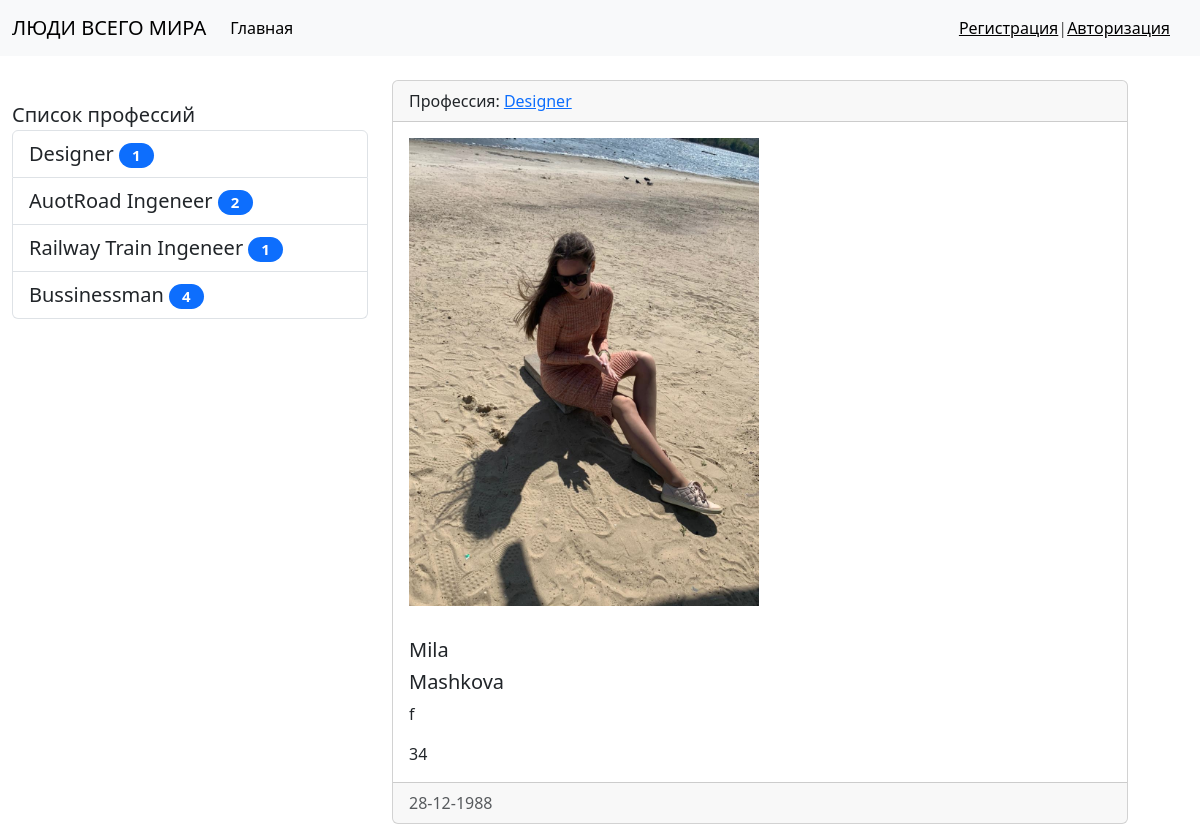
The page /human/2 on the database as committed earlier.
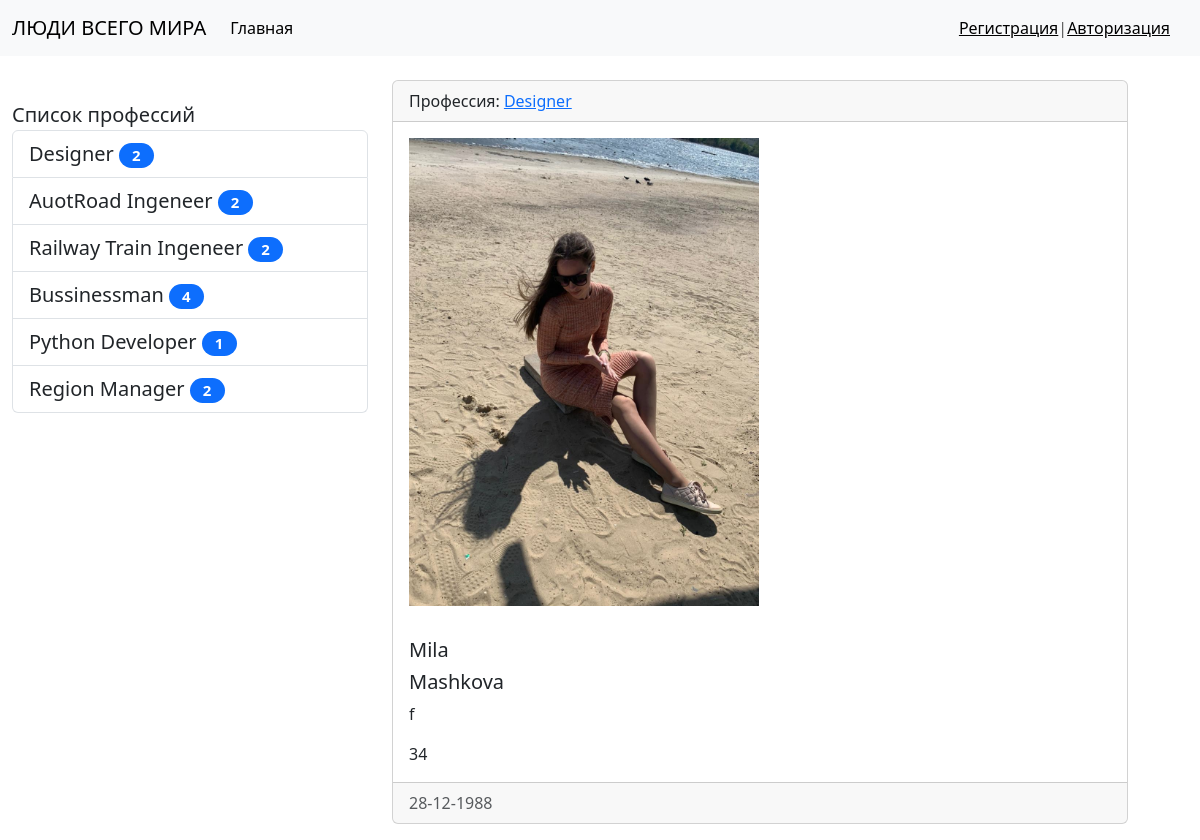
The same page on the database as committed later.
### main/models.py (models this page shows, shortened)
class Profession(models.Model):
    title = models.CharField(max_length=100, db_index=True, verbose_name='Профессия')
    def get_absolute_url(self):
        return reverse_lazy('profession', kwargs={'pk': self.pk})
    class Meta:
        verbose_name = 'Профессия'
        verbose_name_plural = 'Профессии'
        ordering = ['id']

class Human(models.Model):
    human_choices = {'m': 'male',
                     'f': 'female'}
    name = models.CharField(max_length=50, verbose_name='Имя')
    last_name = models.CharField(max_length=50, verbose_name='Фамилия')
    sex = models.CharField(max_length=1, choices=human_choices, verbose_name='Пол')
    age = models.IntegerField(verbose_name='Возраст')
    born_at = models.DateField(verbose_name='Дата рождения')
    photo = models.ImageField(upload_to='media/%Y/%m/%d', null=True, default='Null', verbose_name='Фото')
    profession = models.ForeignKey('Profession', on_delete=models.PROTECT, null=True, verbose_name='Профессия')
    class Meta:
        verbose_name = "Человек"
        verbose_name_plural = "Люди"
        ordering = ['-born_at']

### main/views.py (the view)
# urls.py: path('human/<int:pk>', ViewHuman.as_view(), name='view_human'),
class ViewHuman(DetailView):
    model = Human
    template_name = 'NewsProject/view_human.html'
    context_object_name = 'human_item'

### main/templatetags/newsproject_tags.py (called while the page is built)
@register.simple_tag(name='get_list_professions')
def get_professions():
    return Profession.objects.all()

@register.inclusion_tag('NewsProject/List_professions.html')
def show_professions(arg1='Список', arg2='профессий'):
    professions = cache.get('professions')
    if not professions:
        professions = Profession.objects.annotate(cnt=Count('human')).filter(cnt__gt=0)
        cache.set('professions', professions, 60)
    return {'professions': professions, 'arg1': arg1, 'arg2': arg2}

### main/templates/NewsProject/view_human.html (shortened to what this page needs)
{% extends 'base.html' %}
{% block sidebar %}
{% include 'inc/_sidebar.html' %}
{% endblock %}
{% block content %}
<div class="card mb-3">
    <div class="card-header">
        Профессия: <a href="{{ human_item.profession.get_absolute_url }}">{{ human_item.profession.title }}</a>
    </div>
    <div class="card-body">
        {% if human_item.photo %}
        <img src="{{ human_item.photo.url }}" class='mr-3' width='350' alt="Photo">
        {% else %}
        <h6>Фото отсутствует</h6>
        {% endif %}
    </div>
    <div class="card-body">
        {% autoescape off %}
        <h5 class="card-title">{{ human_item.name }}</h5>
        {% endautoescape %}
        <h5 class="card-title">{{ human_item.last_name }}</h5>
        <p class="card-text">{{ human_item.sex }}</p>
        <p class="card-text">{{ human_item.age }}</p>
    </div>
    <div class="card-footer text-body-secondary">
        {{ human_item.born_at|date:'d-m-Y' }}
    </div>
</div>
{% endblock %}

### templates/base.html (shortened to what this page needs)
{% include 'inc/_nav.html' %}
{% load static %}
<!doctype html>
<html lang="en">
<head>
    <link href="https://cdn.jsdelivr.net/npm/bootstrap@5.3.2/dist/css/bootstrap.min.css" rel="stylesheet"
>
    <link href="{% static 'css/style.css' %}" rel="stylesheet">
</head>
<body>
<div class="title" style="margin-left: 40%; display: flex">
</div>
<div class="container mt-3" style="margin-left: 0px;">
    <div class="row">
        <div class="col-md-4">
            {% block sidebar %}SIDEBAR{% endblock %}
        </div>
        <div class="col-md-8">
            {% block content %}CONTENT{% endblock %}
        </div>
    </div>
</div>
</body>
</html>

### templates/inc/_nav.html (shortened to what this page needs)
<nav class="navbar navbar-expand-lg bg-body-tertiary">
    <div class="container-fluid">
        <a class="navbar-brand">ЛЮДИ ВСЕГО МИРА</a>
        <div class="collapse navbar-collapse" id="navbarNav">
            <ul class="navbar-nav">
                <li class="nav-item">
                    <a class="nav-link active" aria-current="page" href="{% url 'home' %}">Главная</a>
                </li>
            </ul>
        </div>
    </div>
    <span class="navbar-text" style="margin-right: 30px; display: flex">
        {% if request.user.is_authenticated %}
            Привет, {{ user.username }} | <a href="{% url 'Logout' %}">Выйти</a>
        {% else %}
            <a href="{% url 'Register' %}">Регистрация</a>  |  <a href="{% url 'Login' %}">Авторизация</a>
        {% endif %}
    </span>
</nav>

### templates/inc/_sidebar.html (shortened to what this page needs)
{% load newsproject_tags %}
{% show_professions %}

### main/templates/NewsProject/List_professions.html
{% load newsproject_tags %}
<div class="list-group" style="height: 20px; margin-top: 20px; font-size: 20;">
    {{ arg1 }} {{ arg2 }}
    {% for pr in professions %}
    <a href="{% url 'profession' pk=pr.pk %}" class="list-group-item list-group-item-action">{{ pr.title }}<span
            class="badge bg-primary rounded-pill"
            style="width: 35px; color: white; margin-left: 5px;">{{ pr.cnt }}</span></a>
    {% endfor %}
</div>

### NewsProject/static/css/style.css (style rules this page uses)
body { backgroundcolor = #ccc; }

Rows that differ between the two databases and show on the page:
computed for Profession "Designer": cnt "1" → "2"
computed for Profession "Railway Train Ingeneer": cnt "1" → "2"
now on this page (row unchanged): Profession: title "Python Developer", cnt "1"
added Profession: title "Region Manager", cnt "2"
